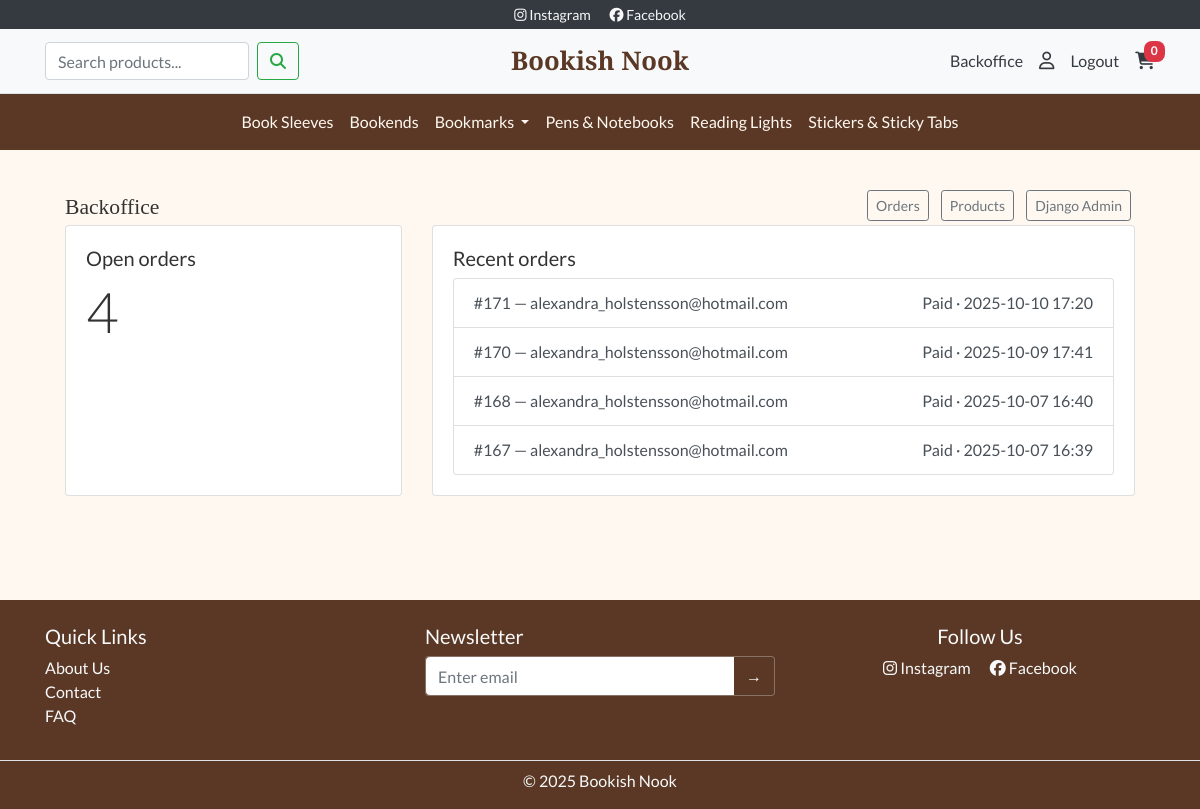
Before: /backoffice/ (signed in) with the older database file.
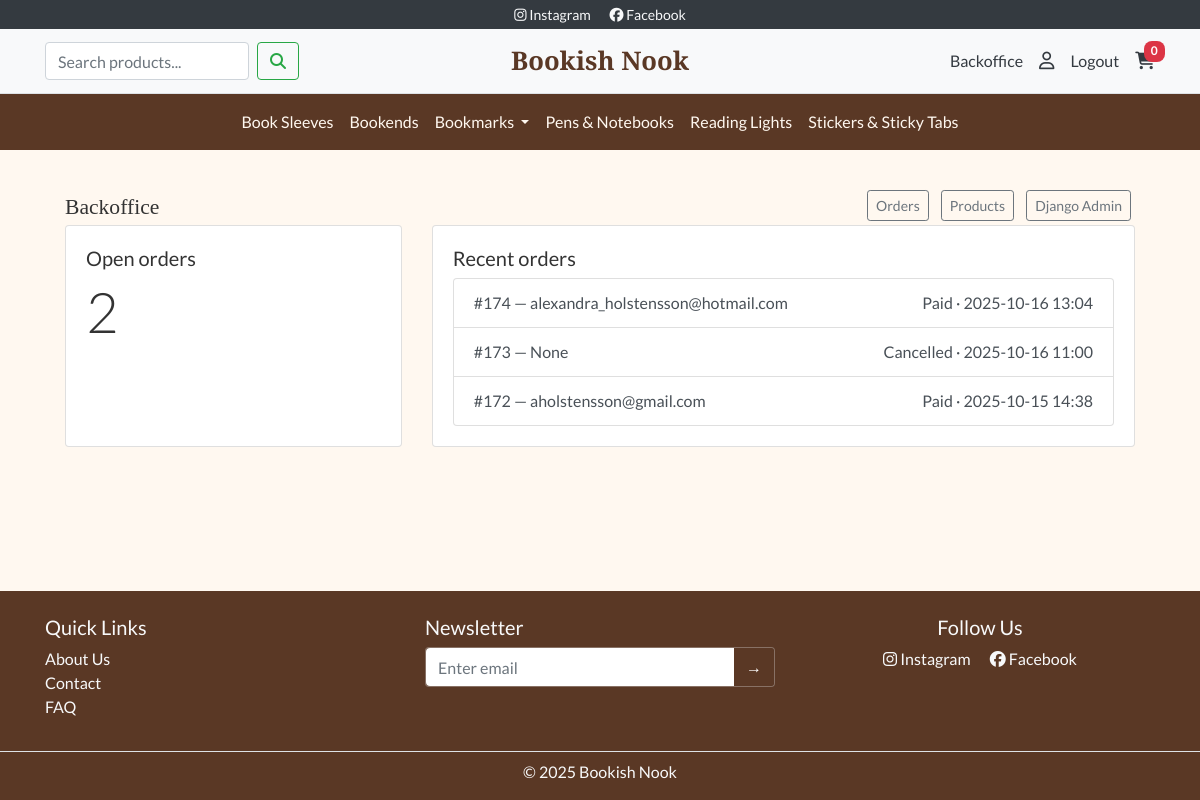
After: the same page with the newer database file.
### products/models.py (models this page shows, shortened)
class Category(models.Model):
    name = models.CharField(max_length=100)
    slug = models.SlugField(max_length=110, unique=False)
    parent = models.ForeignKey(
        "self", null=True, blank=True,
        related_name="children", on_delete=models.CASCADE
    )
    is_active = models.BooleanField(default=True)
    is_featured = models.BooleanField(default=False, help_text="Show on homepage")
    featured_order = models.PositiveIntegerField(default=0, help_text="Order on homepage (low first)")
    description = models.TextField(blank=True)
    image = models.ImageField(upload_to="category_images/", blank=True, null=True)
    class Meta:
        unique_together = ("parent", "slug")  # the same slug can exist under different parents
        ordering = ["parent__id", "name"]
    @property
    def slug_path(self):
        parts, c = [], self
        while c:
            parts.append(c.slug)
            c = c.parent
        return "/".join(reversed(parts))
    def get_absolute_url(self):
        return f"/products/category/{self.slug_path}/"

### orders/models.py (models this page shows, shortened)
class Order(models.Model):
    STATUS_CHOICES = [
        ("pending", "Pending"),
        ("paid", "Paid"),
        ("cancelled", "Cancelled"),
    ]
    created = models.DateTimeField(auto_now_add=True)
    updated = models.DateTimeField(auto_now=True)
    total = models.DecimalField(max_digits=10, decimal_places=2, default=0)
    shipping = models.DecimalField(max_digits=10, decimal_places=2, default=0)
    tax_amount = models.DecimalField(max_digits=10, decimal_places=2, default=0)
    grand_total = models.DecimalField(max_digits=10, decimal_places=2, default=0)
    status = models.CharField(max_length=20, choices=STATUS_CHOICES, default="pending")
    stripe_session_id = models.CharField(max_length=255, blank=True, null=True)
    confirmation_sent_at = models.DateTimeField(blank=True, null=True)
    full_name = models.CharField(max_length=200, blank=True, null=True)
    email = models.EmailField(blank=True, null=True)
    phone = models.CharField(max_length=50, blank=True, null=True)
    address_line1 = models.CharField(max_length=200, blank=True, null=True)
    address_line2 = models.CharField(max_length=200, blank=True, null=True)
    postal_code = models.CharField(max_length=20, blank=True, null=True)
    city = models.CharField(max_length=100, blank=True, null=True)
    country = models.CharField(max_length=2, blank=True, null=True)
    billing_name = models.CharField(max_length=200, blank=True, null=True)
    billing_line1 = models.CharField(max_length=200, blank=True, null=True)
    billing_line2 = models.CharField(max_length=200, blank=True, null=True)
    billing_postal = models.CharField(max_length=20, blank=True, null=True)
    billing_city = models.CharField(max_length=100, blank=True, null=True)
    billing_country = models.CharField(max_length=2, blank=True, null=True)

### backoffice/views.py (the view)
# urls.py: path("", views.dashboard, name="dashboard"),
@staff_member_required
def dashboard(request):
    recent = Order.objects.order_by("-created")[:5]
    open_count = Order.objects.filter(status__in=["pending", "paid", "processing"]).count()
    return render(request, "backoffice/dashboard.html", {
        "recent": recent,
        "open_count": open_count,
        "statuses": STATUSES,
    })

### bookshop/context_processors.py (called while the page is built)
def cart_count(request):
    cart = request.session.get("cart", {})
    return {"cart_count": sum(cart.values())}

def nav_categories(request):
    roots = Category.objects.filter(parent__isnull=True, is_active=True).order_by("name")
    bookmarks = Category.objects.filter(slug="bookmarks", parent__isnull=True).first()
    return {
        "root_categories": roots,      # alla rotkategorier
        "bookmarks_cat": bookmarks,    # Bookmarks-objektet (rot)
    }
    return {"root_categories": roots}

### backoffice/templates/backoffice/dashboard.html
{% extends "backoffice/base_backoffice.html" %}
{% block backoffice_content %}
<div class="row">
  <div class="col-md-4 mb-3">
    <div class="card h-100">
      <div class="card-body">
        <h5>Open orders</h5>
        <p class="display-4 mb-0">{{ open_count }}</p>
      </div>
    </div>
  </div>
  <div class="col-md-8 mb-3">
    <div class="card h-100">
      <div class="card-body">
        <h5>Recent orders</h5>
        <div class="list-group">
          {% for o in recent %}
            <a class="list-group-item list-group-item-action d-flex justify-content-between"
               href="{% url 'backoffice:order_detail' o.id %}">
              <span>#{{ o.id }} — {{ o.email }}</span>
              <span>{{ o.status|capfirst }} · {{ o.created|date:"Y-m-d H:i" }}</span>
            </a>
          {% empty %}
            <div class="text-muted">No orders yet.</div>
          {% endfor %}
        </div>
      </div>
    </div>
  </div>
</div>
{% endblock %}

### templates/includes/header.html (shortened to what this page needs)
<div class="bg-dark text-light text-center py-1 small">
  <a href="https://www.instagram.com/" class="text-light mx-2" target="_blank" rel="noopener" aria-label="Link to Instagram (opens in new tab)">
    <i class="fab fa-instagram"></i> Instagram
  </a>
  <a href="https://www.facebook.com/" class="text-light mx-2" target="_blank" rel="noopener" aria-label="Link to Facebook (opens in new tab)">
    <i class="fab fa-facebook"></i> Facebook
  </a>
</div>
<nav class="navbar navbar-light bg-light border-bottom py-2">
  <div class="container navbar-grid">
    <div class="d-flex align-items-center">
      <form action="{% url 'products:list' %}" method="get" class="form-inline d-none d-lg-flex">
        <input class="form-control mr-2"
          type="search"
          name="q"
          placeholder="Search products..."
          aria-label="Search"
          value="{{ request.GET.q|default:'' }}">
        <button class="btn btn-outline-success" type="submit">
          <i class="fas fa-search"></i>
        </button>
      </form>
    </div>
    <a class="navbar-brand bn-title text-center mx-0" href="/">Bookish Nook</a>
    <div class="d-flex align-items-center justify-content-end">
      {% if request.user.is_staff %}
        <a href="{% url 'backoffice:dashboard' %}" class="text-dark mr-3 d-none d-lg-inline">Backoffice</a>
      {% endif %}
      {% if request.user.is_authenticated %}
        <a href="{% url 'profiles:dashboard' %}" class="text-dark mr-3 d-none d-lg-inline" title="My Account">
          <i class="far fa-user"></i>
        </a>
        <a href="{% url 'account_logout' %}" class="text-dark mr-3 d-none d-lg-inline">Logout</a>
      {% endif %}
      <a href="{% url 'cart:view' %}" class="text-dark position-relative" title="Cart">
        <i class="fas fa-shopping-cart"></i>
        <span class="badge badge-pill badge-danger position-absolute" style="top:-8px; right:-10px;">
          {{ cart_count|default:0 }}
        </span>
      </a>
    </div>
  </div>
</nav>
<nav class="navbar navbar-expand-lg navbar-dark bn-brown">
  <div class="collapse navbar-collapse justify-content-center" id="mainNav">
  <ul class="navbar-nav bn-navbar">
  {% for root in root_categories %}
    {% if bookmarks_cat and root.id == bookmarks_cat.id %}
      <li class="nav-item dropdown">
        <a class="nav-link dropdown-toggle"
           href="{{ bookmarks_cat.get_absolute_url }}"
           id="navBookmarks"
           data-toggle="dropdown" aria-haspopup="true" aria-expanded="false">
          {{ bookmarks_cat.name }}
        </a>
      </li>
    {% else %}
      <li class="nav-item">
        <a class="nav-link" href="{{ root.get_absolute_url }}">{{ root.name }}</a>
      </li>
    {% endif %}
  {% endfor %}
  </ul>
  </div>
</nav>

Changed rows visible on the page:
removed Order: id "171", email "alexandra_holstensson@hotmail.com", status "Paid", created "2025-10-10 17:20"
removed Order: id "170", email "alexandra_holstensson@hotmail.com", status "Paid", created "2025-10-09 17:41"
removed Order: id "168", email "alexandra_holstensson@hotmail.com", status "Paid", created "2025-10-07 16:40"
removed Order: id "167", email "alexandra_holstensson@hotmail.com", status "Paid", created "2025-10-07 16:39"
added Order: id "174", email "alexandra_holstensson@hotmail.com", status "Paid", created "2025-10-16 13:04"
added Order: id "173", email "None", status "Cancelled", created "2025-10-16 11:00"
added Order: id "172", email "aholstensson@gmail.com", status "Paid", created "2025-10-15 14:38"
Other visible differences:
{{ open_count }}: "4" → "2"
